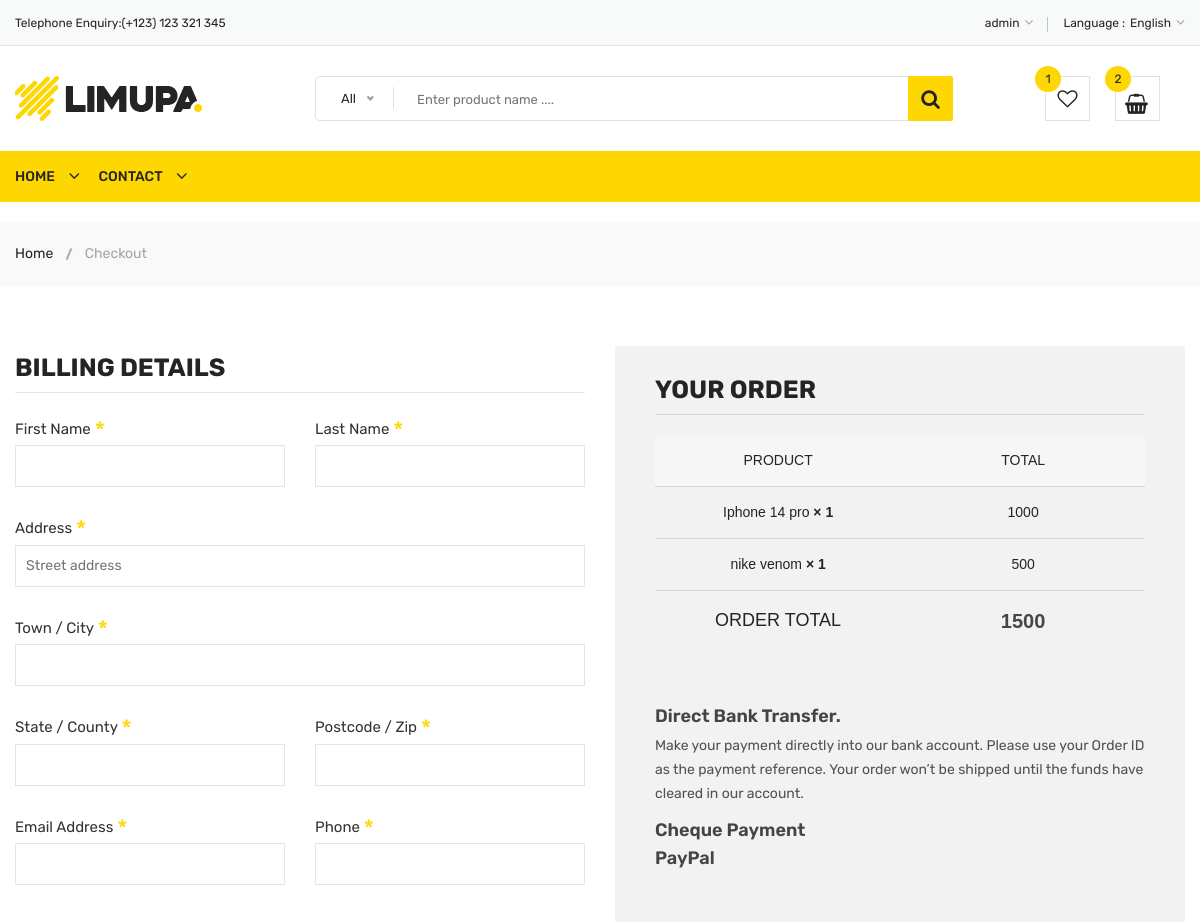
The app's page /checkout (signed in, upper part), older data.
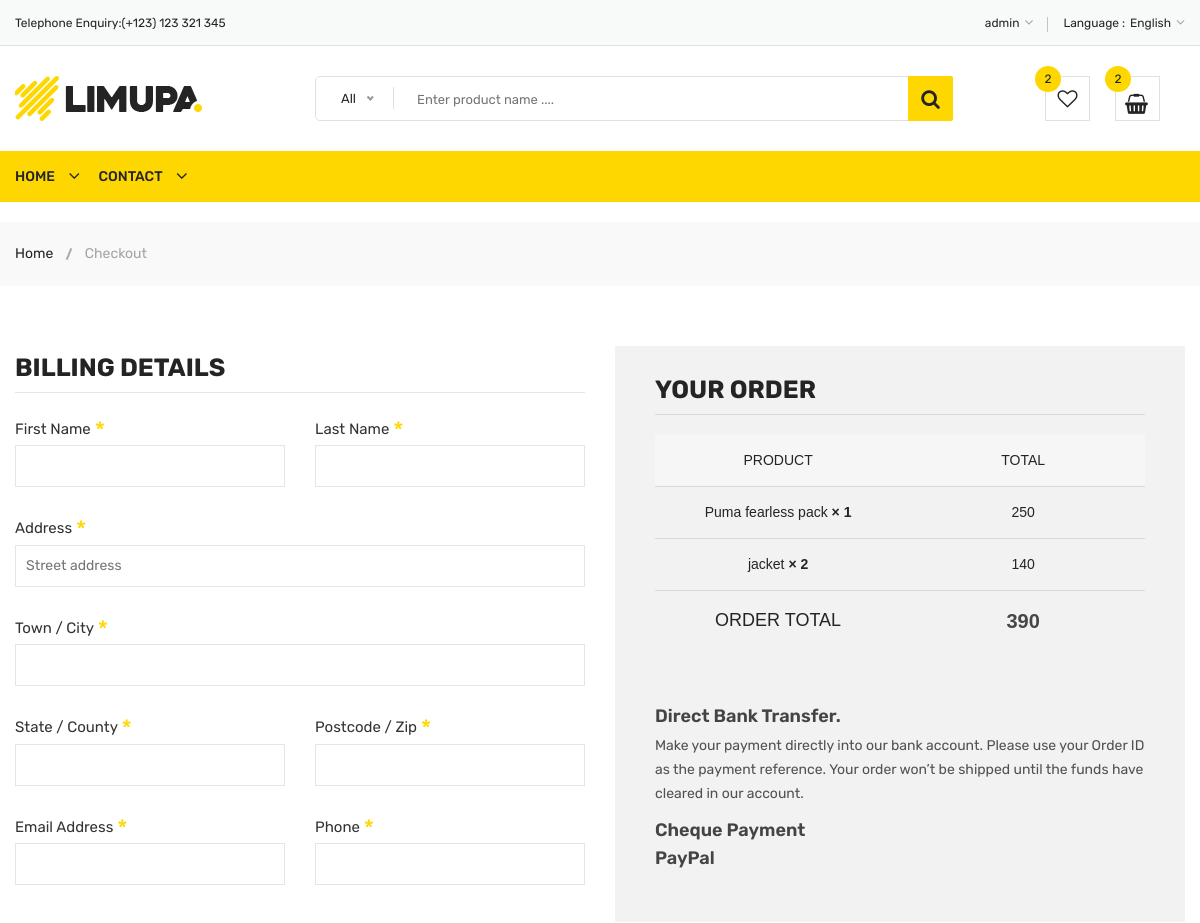
The same page, newer data.
### home/models.py (models this page shows, shortened)
class Cart(models.Model):
    username = models.CharField(max_length=200)
    slug = models.TextField()
    quantity = models.IntegerField(default=1)
    total = models.IntegerField()
    checkout = models.BooleanField(default=False)
    items = models.ForeignKey(Product,on_delete=models.CASCADE)

class Product(models.Model):
    name = models.CharField(max_length=200)
    price = models.IntegerField()
    discounted_price = models.IntegerField(default=0)
    image = models.ImageField(upload_to='media')
    category = models.ForeignKey(Category,on_delete=models.CASCADE)
    subcategory = models.ForeignKey(SubCategory,on_delete=models.CASCADE)
    description = models.TextField(blank=True)
    specification = RichTextField()
    slug = models.TextField(unique=True)
    stock = models.CharField(max_length=100,choices=STOCK)
    label = models.CharField(max_length=100,choices=LABELS,blank=True)

### home/views.py (the view)
# urls.py: path('checkout', CheckoutView.as_view(),name='checkout'),
class CheckoutView(BaseView):
    def get(self,request):
        username = request.user.username
        self.views['cart_count'] = Cart.objects.filter(username=username, checkout=False).count()
        self.views['wish_count'] = Wish.objects.filter(username=username).count()
        grand_total = 0
        username = request.user.username
        self.views['my_check'] = Cart.objects.filter(username= username,checkout = False)
        for i in self.views['my_check']:
            grand_total = grand_total + i.total
        self.views['all_total'] = grand_total
        return render(request, 'checkout.html', self.views)

### templates/checkout.html (shortened to what the changed rows need)
{% extends 'base.html' %}
{% load static %}
{% block content %}
            <div class="checkout-area pt-60 pb-30">
                <div class="container">
                    <div class="row">
                        <div class="col-lg-6 col-12">
                            <div class="your-order">
                                <div class="your-order-table table-responsive">
                                    <table class="table">
                                        <thead>
                                            <tr>
                                                <th class="cart-product-name">Product</th>
                                                <th class="cart-product-total">Total</th>
                                            </tr>
                                        </thead>
                                        <tbody>
                                            {% for check in my_check %}
                                            <tr class="cart_item">
                                              <td class="cart-product-name">{{check.items.name}}<strong class="product-quantity"> × {{check.quantity}}</strong></td>
                                              <td class="cart-product-total"><span class="amount">{{check.total}}</span></td>
                                            </tr>
                                        {% endfor %}
                                        </tbody>
                                        <tfoot>
                                            <tr class="order-total">
                                                <th>Order Total</th>
                                                <td><strong><span class="amount">{{all_total}}</span></strong></td>
                                            </tr>
                                        </tfoot>
                                    </table>
                                </div>
                            </div>
                        </div>
                    </div>
                </div>
            </div>
   {% endblock %}

### templates/base.html (shortened to what the changed rows need)
<!doctype html>
{% load static %}
<html class="no-js" lang="zxx">
<head>
        <link rel="stylesheet" href="{% static 'css/material-design-iconic-font.min.css' %}">
        <link rel="stylesheet" href="{% static 'css/font-awesome.min.css' %}">
        <link rel="stylesheet" href="{% static 'css/fontawesome-stars.css' %}">
        <link rel="stylesheet" href="{% static 'css/meanmenu.css' %}">
        <link rel="stylesheet" href="{% static 'css/owl.carousel.min.css' %}">
        <link rel="stylesheet" href="{% static 'css/slick.css' %}">
        <link rel="stylesheet" href="{% static 'css/animate.css' %}">
        <link rel="stylesheet" href="{% static 'css/jquery-ui.min.css' %}">
        <link rel="stylesheet" href="{% static 'css/venobox.css' %}">
        <link rel="stylesheet" href="{% static 'css/nice-select.css' %}">
        <link rel="stylesheet" href="{% static 'css/magnific-popup.css' %}">
        <link rel="stylesheet" href="{% static 'css/bootstrap.min.css' %}">
        <link rel="stylesheet" href="{% static 'css/helper.css' %}">
        <link rel="stylesheet" href="{% static 'style.css' %}">
        <link rel="stylesheet" href="{% static 'css/responsive.css' %}">
    </head>
    <body>
        <div class="body-wrapper">
            <header>
                <div class="header-middle pl-sm-0 pr-sm-0 pl-xs-0 pr-xs-0">
                    <div class="container">
                        <div class="row">
                            <div class="col-lg-9">
                                <div class="header-middle-right">
                                    <ul class="hm-menu">
                                        <li class="hm-wishlist">
                                            <a href="/my_wish">
                                                {% if user.is_authenticated %}
                                                <span class="cart-item-count wishlist-item-count">{{wish_count}}</span>
                                                {% else %}
                                                <span class="cart-item-count wishlist-item-count">0</span>
                                                {% endif %}
                                                <i class="fa fa-heart-o"></i>
                                            </a>
                                        </li>
                                    </ul>
                                </div>
                            </div>
                        </div>
                    </div>
                </div>
            </header>
{% block content %}
            {% endblock %}
        </div>
    </body>
</html>

Row changes from the older to the newer data that the page shows:
removed Cart: items.name "Iphone 14 pro", quantity "1", total "1000"
removed Cart: items.name "nike venom", quantity "1", total "500"
added Cart: items.name "Puma fearless pack", quantity "1", total "250"
added Cart: items.name "jacket", quantity "2", total "140"
Text that changed along with them:
{{ wish_count }}: "1" → "2"
{{ all_total }}: "1500" → "390"
